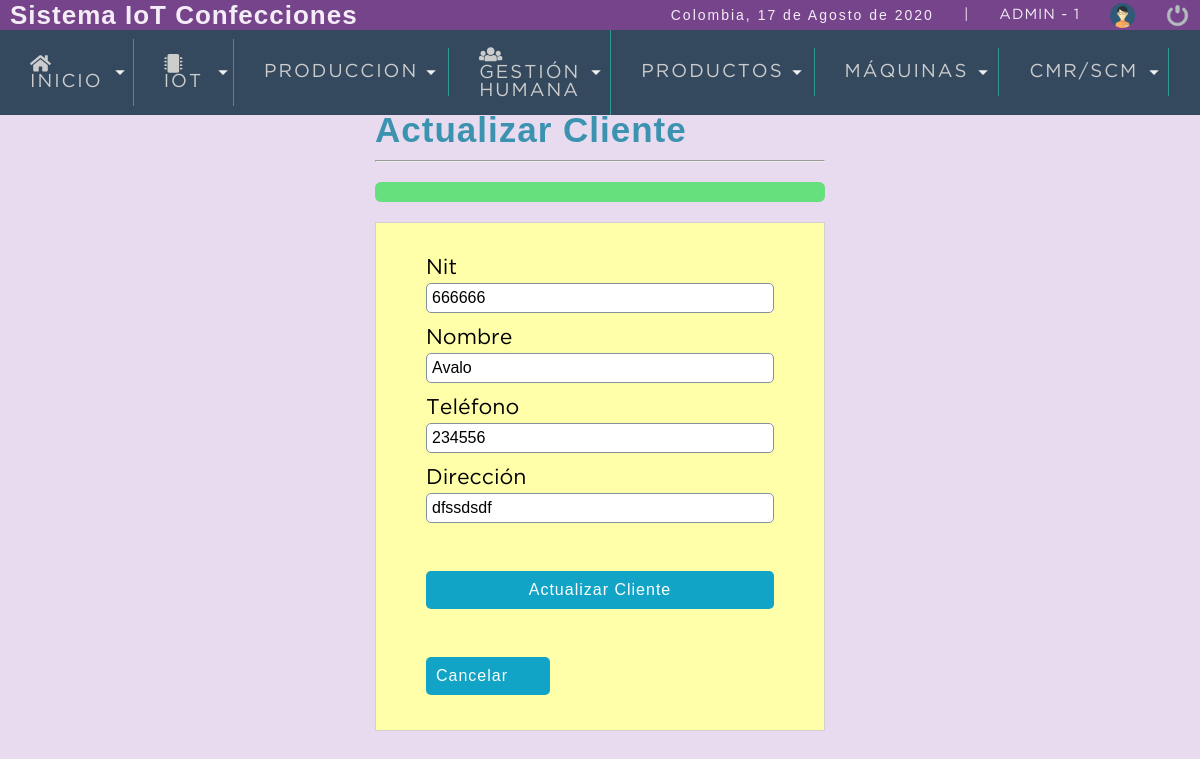
The page /sistema/editar_cliente.php?id=1 (signed in) on the database its author committed.
### tables this page shows
CREATE TABLE `cliente` (
  `idcliente` int(11) NOT NULL,
  `nit` int(11) DEFAULT NULL,
  `nombre` varchar(80) DEFAULT NULL,
  `telefono` int(11) DEFAULT NULL,
  `direccion` mediumtext DEFAULT NULL,
  `usuario_id` int(11) NOT NULL,
  `status` int(11) NOT NULL DEFAULT 1,
  `dateadd` datetime NOT NULL DEFAULT current_timestamp(),
  `updated_at` datetime DEFAULT NULL,
  `deleted_at` datetime DEFAULT NULL
);

### sistema/editar_cliente.php (the view, shortened to what this page needs)
<?php
	include "includes/scripts.php";
	$idcliente=$_REQUEST['id'];
	include "../conexion.php";
	$sql=mysqli_query($conexion,"SELECT idcliente, nit, nombre, telefono, direccion FROM cliente WHERE (idcliente=$idcliente AND status=1)");
	$result_sql=mysqli_num_rows($sql);
	if ($result_sql==0){
		header('location: lista_clientes.php');
	}else{
		while ($data=mysqli_fetch_array($sql)) {
			$nit=$data['nit'];
			$nombre=$data['nombre'];
			$telefono=$data['telefono'];
			$direccion=$data['direccion'];
		}
	}
?>
<!DOCTYPE html>
<html lang="en">
<head>
</head>
<body>
	<?php  include "includes/header.php"; ?>
	<section id="container">
		<div class="form_register">
			<h1>Actualizar Cliente</h1>
			<hr>
			<div class="alert"> <?php echo isset($alert) ? $alert : ''; ?></div>
			<form action="" method="post">
				<label for='nit'>Nit</label>
				<input type="number" name="nit" id="nit" placeholder="NIT" value="<?php echo $nit; ?>">
				<label for='nombre'>Nombre</label>
				<input type="text" name="nombre" id="nombre" placeholder="Nombre" value="<?php echo $nombre; ?>">
				<label for="telefono">Teléfono</label>
				<input type="number" name="telefono" id="telefono" placeholder="Teléfono" value="<?php echo $telefono; ?>">
				<label for="direccion">Dirección</label>
				<input type="text" name="direccion" id="direccion" placeholder="Dirección" value="<?php echo $direccion; ?>">
				<br>
				<input type="submit" value="Actualizar Cliente" class="btn_save">
				<br>
				<a class="btn_cancel" href="lista_clientes.php">Cancelar</a>
			</form>
		</div>
	</section>
</body>
</html>

### sistema/css/style1.css (style rules this page uses)
* { margin: 0; padding: 0; box-sizing: border-box; }
body { background: #E8DAEF; }
h1, h2, h3, h4, h5, h6 { font-family: 'arial'; font-weight: bold; letter-spacing: 1px; }
h1 { font-size: 26px; }
a { text-decoration: none; font-family: arial; letter-spacing: 1px; }
#container { padding: 90px 15px 15px; }
.form_register { width: 450px; margin: auto; margin-top: 20px; }
.form_register h1 { color: #3c93b0; }
hr { border: 1 background: #AAA; height: 2px; margin: 10px 0; display: block; }
form { background: #FFA; margin: auto; padding: 20px 50px; border: 1px solid #d1d1d1; }
label { display: block; font-size: 16pt; font-family: 'GothamBook'; margin: 15px auto 5px auto; }
input,select { display: block; width: 100%; font-size: 12pt; padding: 5px; border: 1px solid #85929e; border-radius: 5px; }
.btn_save { font-size: 12pt; background: #12a4c6; padding: 10px; color: #FFF; letter-spacing: 1px; border: 0; cursor: pointer; margin: 30 auto 15px auto; display: block; border-radius: 5px; }
.btn_cancel { font-size: 12pt; background: #12a4c6; padding: 10px; color: #FFF; letter-spacing: 1px; border: 0; cursor: pointer; margin: 30 auto 15px auto; display: block; border-radius: 5px; }
.alert { width: 100%; background: #66e07d; border-radius: 6px; margin: 20px auto; }
.alert { padding: 10px; }
#container h1 { font-size: 35px; display: inline-block; }
.btn_cancel,.btn_ok { width: 124px; display: inline-block; border-radius: 5px; font-size: 12pt; background: #12a4c6; padding: 10px; color: #FFF; letter-spacing: 1px; border: 0; cursor: pointer; margin: 15px auto; }

### rows shown on the page
cliente: nit "666666", nombre "Avalo", telefono "234556", direccion "dfssdsdf"

### other values the page prints
fechaC() "17 de Agosto de 2020"
$_SESSION['user'] "ADMIN"
$_SESSION['rol'] "1"
